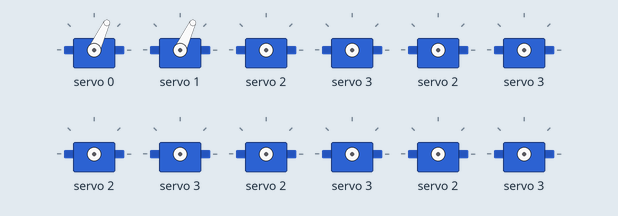
This sketch was run on a simulated Arduino Uno, built with avr-gcc and run on an emulated ATmega328P. On the bench: 12 × servo. What the sketch prints to the serial monitor is not drawn.

Above: at 0.3 s.
At 4.8 s:
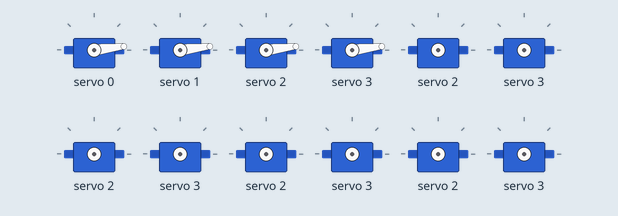
At 9.7 s:
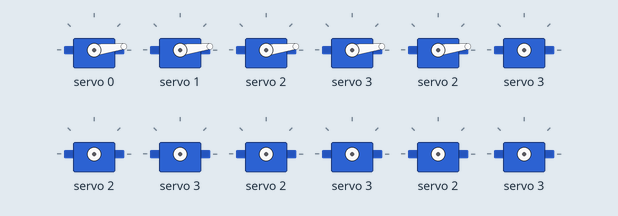
At 18.3 s:
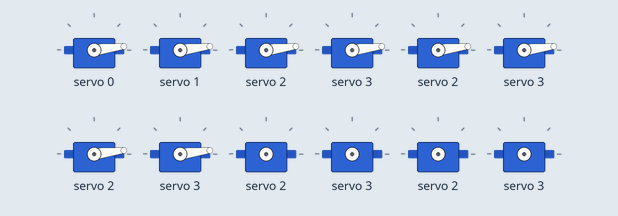
At 25.0 s:
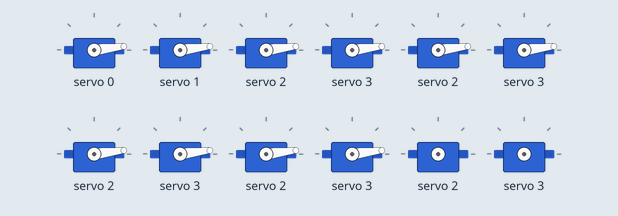
At 34.9 s:
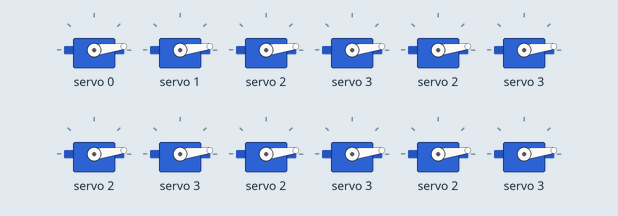
Timing chart, 0 to 36.4 s (numbered marks = the images above):
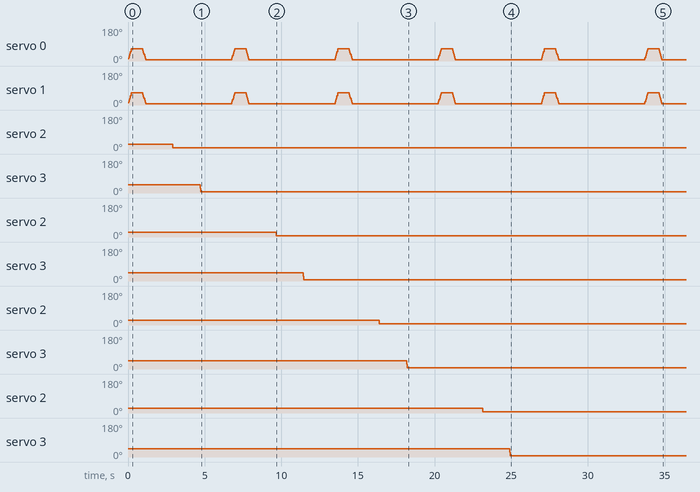

Measured:
- by itself, servo 2: 25° → 7° at 2.9 s
- by itself, servo 3: 45° → 7° at 4.7 s
- by itself, servo 2: 25° → 7° at 9.7 s
- by itself, servo 3: 45° → 7° at 11.4 s
- by itself, servo 2: 25° → 7° at 16.4 s
- by itself, servo 3: 45° → 7° at 18.2 s
- by itself, servo 2: 25° → 7° at 23.1 s
- by itself, servo 3: 45° → 7° at 24.9 s

The sketch:

Final_Demo_Code.ino
```cpp
/** @file
 *  This is the final demo code.
 *  We used this in the presentation.
 *
 *  This code sweeps the base of the robot, then the upper arm, then the claw.
 *  The code loops infinitely until power is cut from the arduino or the shield.
 */


#include <Wire.h>
#include <Adafruit_PWMServoDriver.h>

Adafruit_PWMServoDriver pwm = Adafruit_PWMServoDriver(); /**<Driver for Servo Shield. It acts as the interface between the Servo Shield and the Arduino */

/**Minimum rotation in pulse length(pwm) for Servo motors at base */
#define SERVOMINBASE  150
/**Maximum rotation in pulse length(pwm) for Servo motors at base */
#define SERVOMAXBASE  300

/**Minimum rotation in pulse length for Servo motors at upperarm and claw */
#define SERVOMINUP  150
/**Maximum rotation in pulse length for Servo motors at upperarm and claw */
#define SERVOMAXUP  250

/** This sets up the Arduino code.
 *  Runs only once at the beginning.
 *
 *  Sets up the serial monitor for debugging and initializes
 *  the driver for the Servo Shield.
 *  @param void
 *  @return void
 */

void setup() {
  Serial.begin(9600);
  Serial.println("16 channel Servo test!");

#ifdef ESP8266
  Wire.pins(2, 14);   // ESP8266 can use any two pins, such as SDA to #2 and SCL to #14
#endif

  pwm.begin();

  pwm.setPWMFreq(60);  // Analog servos run at ~60 Hz updates

  yield();
}

/** Sweeps a servo a specified distance on a specified channel.
 *
 *  @param pwm The driver for the Servo Shield.
 *  @param channel The channel the Servo is connected to on the Shield.
 *  @param start The starting position in pulse length.
 *  @param stop The stopping position in pulse length.
 *  @param increment The amount to increase/decrease the pulse length every cycle of the loop.
 *  @return void
 */

void sweep(Adafruit_PWMServoDriver pwm, uint8_t channel, uint16_t start, uint16_t stop, uint16_t increment) {
  for (uint16_t pulselen = start; pulselen > stop; pulselen += increment) {
    pwm.setPWM(channel, 0, pulselen);
  }
}

/** This code loops through every cycle.
 *  keeps cycling until power is disconnected.
 *
 *  Calls the sweep function twice for each joint.
 *  There are delays in between each loop to ensure that the servo doesn't
 *  move too fast and burn out. There are different servo min and maxes
 *  based on the physical arcitecture of the arm. We ensured that each part
 *  moved within range of the table, etc.
 *
 *  @param void
 *  @return void
 */

void loop() {
  for (uint16_t pulselen = SERVOMINBASE; pulselen < SERVOMAXBASE; pulselen++) {
    pwm.setPWM(0,0,pulselen);
    pwm.setPWM(1,0,pulselen);
  }

  delay(700);
  for (uint16_t pulselen = SERVOMAXBASE; pulselen > SERVOMINBASE; pulselen--) {
    pwm.setPWM(0,0,pulselen);
    pwm.setPWM(1,0,pulselen);
  }

  delay(1000);
  sweep(pwm, 2, SERVOMINUP, SERVOMAXUP, 1);

  delay(700);
  sweep(pwm, 2, SERVOMAXUP, SERVOMINUP, -1);

  delay(1000);
  sweep(pwm, 3, SERVOMINBASE, SERVOMAXBASE, 1);

  delay(700);
  sweep(pwm, 3, SERVOMAXBASE, SERVOMINBASE, -1);

  delay(2000);
}
```
